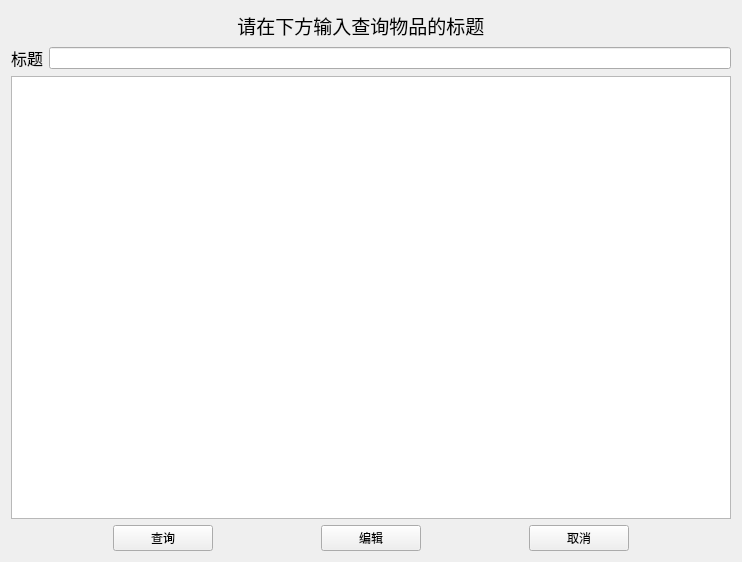
<?xml version="1.0" encoding="UTF-8"?>
<ui version="4.0">
 <class>inquireByHeadline</class>
 <widget class="QWidget" name="inquireByHeadline">
  <property name="geometry">
   <rect>
    <x>0</x>
    <y>0</y>
    <width>742</width>
    <height>562</height>
   </rect>
  </property>
  <property name="windowTitle">
   <string>标题查询</string>
  </property>
  <layout class="QVBoxLayout" name="verticalLayout">
   <item>
    <widget class="QLabel" name="Headline">
     <property name="font">
      <font>
       <pointsize>14</pointsize>
      </font>
     </property>
     <property name="text">
      <string>                                           请在下方输入查询物品的标题</string>
     </property>
    </widget>
   </item>
   <item>
    <layout class="QHBoxLayout" name="horizontalLayout">
     <item>
      <widget class="QLabel" name="Label">
       <property name="text">
        <string>&lt;html&gt;&lt;head/&gt;&lt;body&gt;&lt;p&gt;&lt;span style=&quot; font-size:12pt;&quot;&gt;标题&lt;/span&gt;&lt;/p&gt;&lt;/body&gt;&lt;/html&gt;</string>
       </property>
      </widget>
     </item>
     <item>
      <widget class="QLineEdit" name="text"/>
     </item>
    </layout>
   </item>
   <item>
    <widget class="QTextEdit" name="textEdit"/>
   </item>
   <item>
    <layout class="QHBoxLayout" name="horizontalLayout_2">
     <item>
      <widget class="QPushButton" name="inquireItemsButton">
       <property name="maximumSize">
        <size>
         <width>100</width>
         <height>16777215</height>
        </size>
       </property>
       <property name="text">
        <string>查询</string>
       </property>
      </widget>
     </item>
     <item>
      <widget class="QPushButton" name="updateButton">
       <property name="maximumSize">
        <size>
         <width>100</width>
         <height>16777215</height>
        </size>
       </property>
       <property name="text">
        <string>编辑</string>
       </property>
      </widget>
     </item>
     <item>
      <widget class="QPushButton" name="exitButton">
       <property name="maximumSize">
        <size>
         <width>100</width>
         <height>16777215</height>
        </size>
       </property>
       <property name="text">
        <string>取消</string>
       </property>
      </widget>
     </item>
    </layout>
   </item>
  </layout>
 </widget>
 <resources/>
 <connections/>
</ui>
